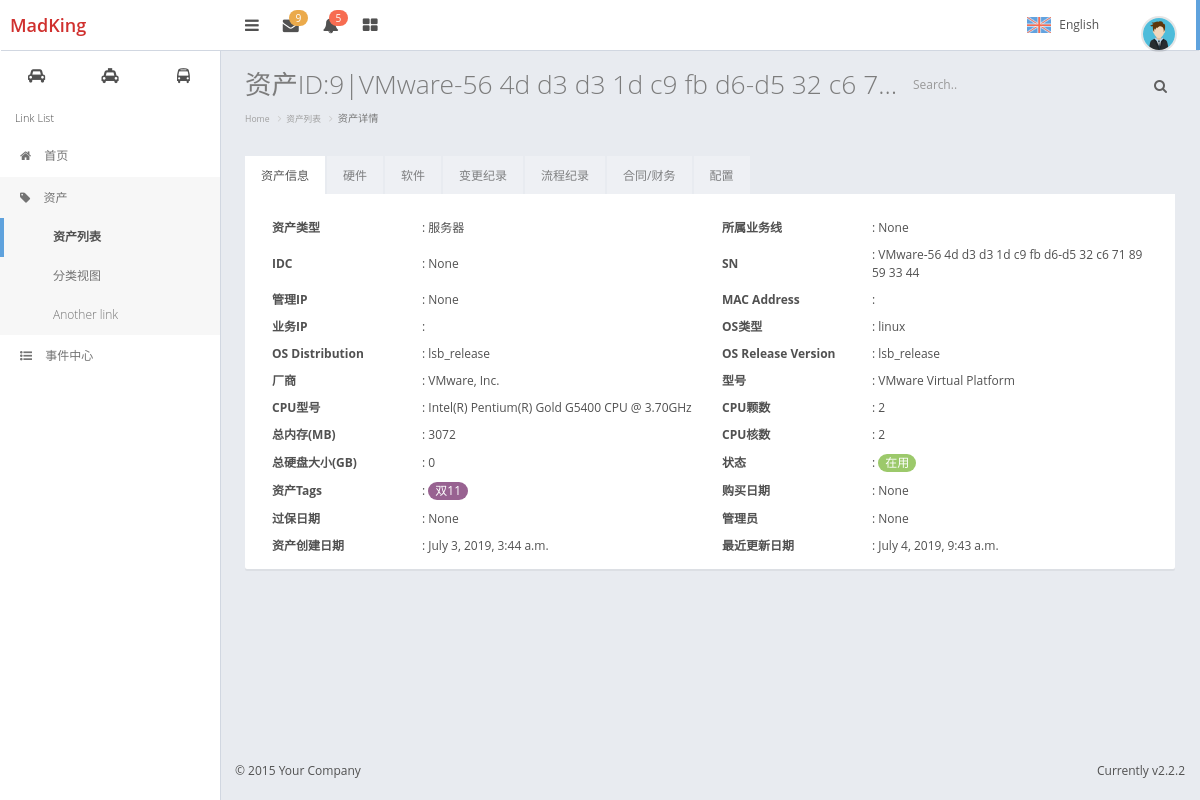
The app's page /asset/asset_list/9/ (signed in) with its own data.
### assets/models.py (models this page shows, shortened)
class Asset(models.Model):
    asset_type_choices = (
        ('server', '服务器'),
        ('networkdevice', '网络设备'),
        ('storagedevice', '存储设备'),
        ('securitydevice', '安全设备'),
        ('securitydevice', '机房设备'),
        ('software', '软件资产'),
    )
    asset_type = models.CharField(choices=asset_type_choices, max_length=64, default='server')
    name = models.CharField(max_length=64, unique=True)
    sn = models.CharField(verbose_name='资产SN号', max_length=128, unique=True)
    manufactory = models.ForeignKey('Manufactory', verbose_name='制造商', null=True, blank=True, on_delete=models.CASCADE)
    management_ip = models.GenericIPAddressField(verbose_name='管理IP', blank=True, null=True)
    contract = models.ForeignKey('Contract', verbose_name=u'合同', null=True, blank=True, on_delete=models.CASCADE)
    trade_date = models.DateField(verbose_name='购买时间', null=True, blank=True)
    expire_date = models.DateField(verbose_name='过保修期', null=True, blank=True)
    price = models.FloatField(verbose_name='价格', null=True, blank=True)
    business_unit = models.ForeignKey('BusinessUnit', verbose_name='所属业务线', null=True, blank=True,
                                      on_delete=models.CASCADE)
    tags = models.ManyToManyField('Tag', blank=True)
    admin = models.ForeignKey('UserProfile', verbose_name='资产管理员', null=True, blank=True, on_delete=models.CASCADE)
    idc = models.ForeignKey('IDC', verbose_name='IDC机房', null=True, blank=True, on_delete=models.CASCADE)
    status_choices = ((0, '在线'),
                      (1, '已下线'),
                      (2, '未知'),
                      (3, '故障'),
                      (4, '备用'),
                      )
    status = models.SmallIntegerField(choices=status_choices, default=0)
    memo = models.TextField(verbose_name='备注', null=True, blank=True)
    create_date = models.DateTimeField(blank=True, auto_now_add=True)
    update_date = models.DateTimeField(blank=True, auto_now=True)
    class Meta:
        verbose_name = '资产总表'
        verbose_name_plural = "资产总表"

class Server(models.Model):
    asset = models.OneToOneField('Asset', on_delete=models.CASCADE)
    sub_assset_type_choices = (
        (0, 'PC服务器'),
        (1, '刀片机'),
        (2, '小型机'),
    )
    created_by_choices = (
        ('auto', 'Auto'),
        ('manual', 'Manual'),
    )
    sub_asset_type = models.SmallIntegerField(choices=sub_assset_type_choices, verbose_name="服务器类型", default=0)
    created_by = models.CharField(choices=created_by_choices, max_length=32,
                                  default='auto')  # auto: auto created,   manual:created manually
    hosted_on = models.ForeignKey('self', related_name='hosted_on_server', blank=True, null=True,
                                  on_delete=models.CASCADE)  # for vitural server
    model = models.CharField(verbose_name='型号', max_length=128, null=True, blank=True)
    raid_type = models.CharField(verbose_name='raid类型', max_length=512, blank=True, null=True)
    os_type = models.CharField(verbose_name='操作系统类型', max_length=64, blank=True, null=True)
    os_distribution = models.CharField(verbose_name='发型版本', max_length=64, blank=True, null=True)
    os_release = models.CharField(verbose_name='操作系统版本', max_length=64, blank=True, null=True)
    class Meta:
        verbose_name = '服务器'
        verbose_name_plural = "服务器"

class Manufactory(models.Model):
    manufactory = models.CharField(verbose_name='厂商名称', max_length=64, unique=True)
    support_num = models.CharField(verbose_name='支持电话', max_length=30, blank=True)
    memo = models.CharField(verbose_name='备注', max_length=128, blank=True)
    class Meta:
        verbose_name = '厂商'
        verbose_name_plural = "厂商"

class CPU(models.Model):
    asset = models.OneToOneField('Asset', on_delete=models.CASCADE)
    cpu_model = models.CharField(verbose_name='CPU型号', max_length=128, blank=True)
    cpu_count = models.SmallIntegerField(verbose_name='物理cpu个数')
    cpu_core_count = models.SmallIntegerField(verbose_name='cpu核数')
    memo = models.TextField(verbose_name='备注', null=True, blank=True)
    create_date = models.DateTimeField(auto_now_add=True)
    update_date = models.DateTimeField(blank=True, null=True)
    class Meta:
        verbose_name = 'CPU部件'
        verbose_name_plural = "CPU部件"

class RAM(models.Model):
    asset = models.ForeignKey('Asset', on_delete=models.CASCADE)
    sn = models.CharField(verbose_name='SN号', max_length=128, blank=True, null=True)
    model = models.CharField(verbose_name='内存型号', max_length=128)
    slot = models.CharField(verbose_name='插槽', max_length=64)
    capacity = models.IntegerField(verbose_name='内存大小(MB)')
    memo = models.CharField(verbose_name='备注', max_length=128, blank=True, null=True)
    create_date = models.DateTimeField(blank=True, auto_now_add=True)
    update_date = models.DateTimeField(blank=True, null=True)
    class Meta:
        verbose_name = 'RAM'
        verbose_name_plural = "RAM"
        unique_together = ("asset", "slot")
    auto_create_fields = ['sn', 'slot', 'model', 'capacity']

class Tag(models.Model):
    name = models.CharField('Tag name', max_length=32, unique=True)
    creator = models.ForeignKey('UserProfile', on_delete=models.CASCADE)
    create_date = models.DateField(auto_now_add=True)

### assets/views.py (the view)
# urls.py: re_path(r'^asset_list/(\d+)/$', views.asset_detail, name="asset_detail"),
@login_required
def asset_detail(request, asset_id):
    if request.method == "GET":
        try:
            asset_obj = models.Asset.objects.get(id=asset_id)
        except ObjectDoesNotExist as e:
            return render(request, 'assets/asset_detail.html', {'error': e})
        return render(request, 'assets/asset_detail.html', {"asset_obj": asset_obj})

### assets/templatetags/custom_tag.py (called while the page is built)
@register.filter
def sum_size(data_set):
    total_val = sum([i.capacity if i.capacity else 0 for i in data_set])
    return total_val

@register.filter
def list_count(data_set):
    data_count = len([i.capacity if i.capacity else 0 for i in data_set])
    return data_count

### templates/assets/asset_detail.html (shortened to what this page needs)
{% extends 'base.html' %}
{% block header-css %}
    <link rel="stylesheet" type="text/css" href="/static/plugins/DataTables/datatables.min.css"/>
{% endblock %}
{% load custom_tag %}
{% block page-content-title %}
    {% if not error %}
        资产ID:{{ asset_obj.id }}|{{ asset_obj.name }}
    {% else %}
        资产不存在！
    {% endif %}
{% endblock %}
{% block page-nav-tab %}
    <ol class="breadcrumb">
        <li><a href="/">Home</a></li>
        <li><a href="{% url 'asset_list' %}">资产列表</a></li>
        <li class="active">资产详情</li>
    </ol>
{% endblock %}
{% block page-content %}
    <div class="tab-base">
        <ul class="nav nav-tabs">
            <li class="active">
                <a data-toggle="tab" href="#tab-asset-info" aria-expanded="true">资产信息</a>
            </li>
            <li class="">
                <a data-toggle="tab" href="#tab-hardware-info" aria-expanded="false">硬件</a>
            </li>
            <li class="">
                <a data-toggle="tab" href="#tab-software-info" aria-expanded="false">软件</a>
            </li>
            <li class="">
                <a data-toggle="tab" href="#tab-event-record" aria-expanded="false">变更纪录</a>
            </li>
            <li class="">
                <a data-toggle="tab" href="#tab-flow-record" aria-expanded="false">流程纪录</a>
            </li>
            <li class="">
                <a data-toggle="tab" href="#tab-contract-info" aria-expanded="false">合同/财务</a>
            </li>
            <li class="">
                <a data-toggle="tab" href="#tab-config" aria-expanded="false">配置</a>
            </li>
        </ul>
        <div class="tab-content">
            <div id="tab-asset-info" class="tab-pane fade active in">
                <table class=" asset-info-table">
                    <tr>
                        <td class="col-md-2 bold">资产类型</td>
                        <td class="col-md-4">: {{ asset_obj.get_asset_type_display }}</td>
                        <td class="col-md-2 bold">所属业务线</td>
                        <td class="col-md-4">: {{ asset_obj.business_unit }}</td>
                    </tr>
                    <tr>
                        <td class="col-md-2 bold">IDC</td>
                        <td class="col-md-4">: {{ asset_obj.idc }}</td>
                        <td class="col-md-2 bold">SN</td>
                        <td class="col-md-4">: {{ asset_obj.sn }}</td>
                    </tr>
                    <tr>
                        <td class="col-md-2 bold">管理IP</td>
                        <td class="col-md-4">: {{ asset_obj.management_ip }}</td>
                        <td class="col-md-2 bold">MAC Address</td>
                        <td class="col-md-4">:
                        </td>
                    </tr>
                    <tr>
                        <td class="col-md-2 bold">业务IP</td>
                        <td class="col-md-4">:
                        </td>
                        <td class="col-md-2 bold">OS类型</td>
                        <td class="col-md-4">: {% if asset_obj.server %}{{ asset_obj.server.os_type }} {% else %}
                            {{ asset_obj.networkdevice.firmware }}{% endif %}</td>
                    </tr>
                    <tr>
                        <td class="col-md-2 bold">OS Distribution</td>
                        <td class="col-md-4">: {{ asset_obj.server.os_distribution }} </td>
                        <td class="col-md-2 bold">OS Release Version</td>
                        <td class="col-md-4">: {{ asset_obj.server.os_release }}</td>
                    </tr>
                    <tr>
                        <td class="col-md-2 bold">厂商</td>
                        <td class="col-md-4">: {{ asset_obj.manufactory.manufactory }}</td>
                        <td class="col-md-2 bold">型号</td>
                        <td class="col-md-4">:
                            {% if asset_obj.asset_type == 'server' %}{{ asset_obj.server.model }}{% else %}
                                {{ asset_obj.networkdevice.model }}{% endif %}</td>
                    </tr>
                    <tr>
                        <td class="col-md-2 bold">CPU型号</td>
                        <td class="col-md-4">: {{ asset_obj.cpu.cpu_model }}</td>
                        <td class="col-md-2 bold">CPU颗数</td>
                        <td class="col-md-4">: {{ asset_obj.cpu.cpu_count }}</td>
                    </tr>
                    <tr>
                        <td class="col-md-2 bold">总内存(MB)</td>
                        <td class="col-md-4">: {{ asset_obj.ram_set.select_related | sum_size }}</td>
                        <td class="col-md-2 bold">CPU核数</td>
                        <td class="col-md-4">: {{ asset_obj.cpu.cpu_core_count }}</td>
                    </tr>
                    <tr>
                        <td class="col-md-2 bold">总硬盘大小(GB)</td>
                        <td class="col-md-4">: {{ asset_obj.disk_set.select_related | sum_size }}</td>
                        <td class="col-md-2 bold">状态</td>
                        <td class="col-md-4">: <span class="badge badge-success">在用</span></td>
                    </tr>
                    <tr>
                        <td class="col-md-2 bold">资产Tags</td>
                        <td class="col-md-4">:
                            {% for tag in asset_obj.tags.select_related %}
                                <span class="badge badge-purple">{{ tag.name }}</span>
                            {% endfor %}
                        </td>
                        <td class="col-md-2 bold">购买日期</td>
                        <td class="col-md-4">: {{ asset_obj.trade_date }}</td>
                    </tr>
                    <tr>
                        <td class="col-md-2 bold">过保日期</td>
                        <td class="col-md-4">: {{ asset_obj.expire_date }}</td>
                        <td class="col-md-2 bold">管理员</td>
                        <td class="col-md-4">: {{ asset_obj.admin }}</td>
                    </tr>
                    <tr>
                        <td class="col-md-2 bold">资产创建日期</td>
                        <td class="col-md-4">: {{ asset_obj.create_date }}</td>
                        <td class="col-md-2 bold">最近更新日期</td>
                        <td class="col-md-4">: {{ asset_obj.update_date }}</td>
                    </tr>
                </table>
            </div>
        </div>
    </div>
{% endblock %}

### statics/css/custom.css (style rules this page uses)
.bold { font-weight: bold; }
.asset-info-table >tbody>tr>td { padding-top: 10px; }

### records on screen
Asset: id "9", name "VMware-56 4d d3 d3 1d c9 fb d6-d5 32 c6 7…", asset_type "服务器", business_unit "None", idc "None", sn "VMware-56 4d d3 d3 1d c9 fb d6-d5 32 c6 71 89 59 33 44", management_ip "None", server.os_type "linux", server.os_distribution "lsb_release", server.os_release "lsb_release", manufactory.manufactory "VMware, Inc.", server.model "VMware Virtual Platform", cpu.cpu_model "Intel(R) Pentium(R) Gold G5400 CPU @ 3.70GHz", cpu.cpu_count "2", ram_set.select_related|sum_size "3072", cpu.cpu_core_count "2", disk_set.select_related|sum_size "0", trade_date "None", expire_date "None", admin "None", create_date "July 3, 2019, 3:44 a.m.", update_date "July 4, 2019, 9:43 a.m."
Tag: name "双11"
